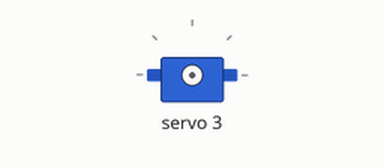
The sketch below on a simulated ESP32. On the bench: servo. What the sketch prints to the serial monitor is not drawn.

Above: at 0.05 s.
At 0.3 s:
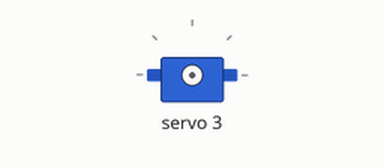
At 0.5 s:
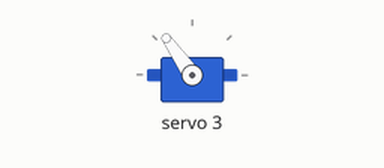
At 0.95 s:
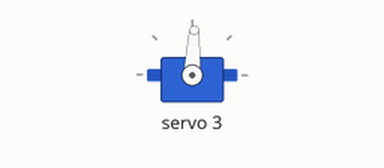
Timing chart, 0 to 3.2 s (numbered marks = the images above):
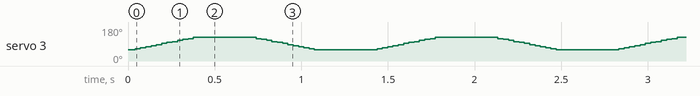

The sketch:

channel_test.ino
```cpp
// Moves ONE channel through a safe reduced range to verify wiring/direction.
// Change TEST_CHANNEL and re-upload to test each joint individually.
#include <Wire.h>
#include <Adafruit_PWMServoDriver.h>

Adafruit_PWMServoDriver pwm = Adafruit_PWMServoDriver(0x40);

#define SERVOMIN   102
#define SERVOMAX   512
#define SERVO_FREQ 50
#define TEST_CHANNEL 3   // change this to test one joint at a time

int angleToPulse(int angle) {
  return map(angle, 0, 180, SERVOMIN, SERVOMAX);
}

void setup() {
  Serial.begin(115200);
  Wire.begin(4, 5);
  Wire.setClock(400000);

  if (!pwm.begin()) {
    Serial.println("ERROR: PCA9685 not detected.");
    while (1);
  }
  pwm.setPWMFreq(SERVO_FREQ);
  delay(10);

  Serial.print("Testing channel ");
  Serial.println(TEST_CHANNEL);
}

void loop() {
  for (int angle = 60; angle <= 120; angle += 5) {
    pwm.setPWM(TEST_CHANNEL, 0, angleToPulse(angle));
    delay(30);
  }
  delay(300);
  for (int angle = 120; angle >= 60; angle -= 5) {
    pwm.setPWM(TEST_CHANNEL, 0, angleToPulse(angle));
    delay(30);
  }
  delay(300);
}
```
